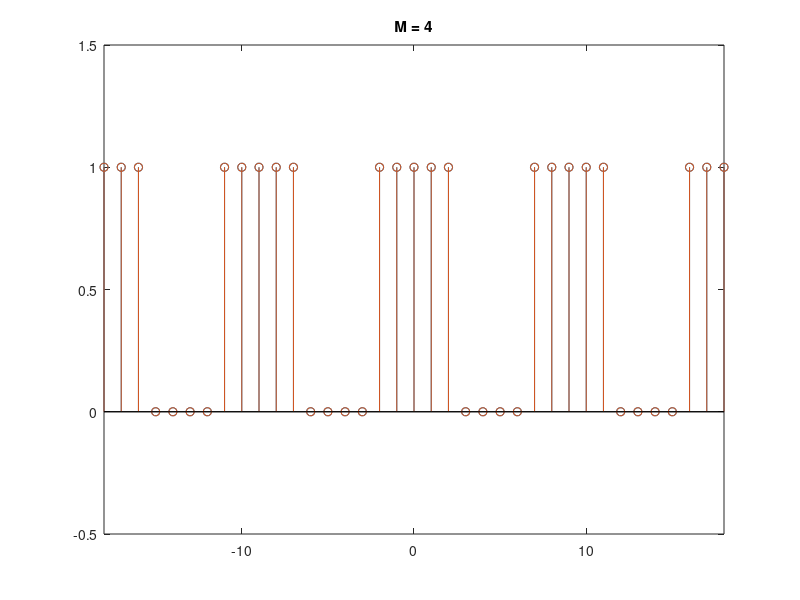

Recreate this plot in MATLAB.
clear  all
close all
clc

N_1 = 2;
N = 9; % omega_0 = 2*pi/9;
n = -2*N:1:2*N;

valores_M = [0 1 2 3 4];
M = max(valores_M);
x = ones(size(n))*(2*N_1 + 1)/N;
stem(n,(1/2)*square(2*pi/9*n+pi/2)+1/2)
hold on
stem(n,x), title(sprintf('M=%i',0))
axis([-2*N 2*N -0.5 1.5]),% axis equal
pause

for k = 1:M
    x = x + (1/N)*(sin(2*pi*k*(N_1+1/2)/N)/(sin(pi*k/N)))*2*cos(k*(2*pi/N)*n);
    hold off
    if sum(valores_M == k)
    stem(n,(1/2)*square(2*pi/9*n+pi/2)+1/2)
    hold on
    stem(n,x), title(sprintf('M = %i',k))
    axis([-2*N 2*N -0.5 1.5]),% axis equal
    pause
    end
end
